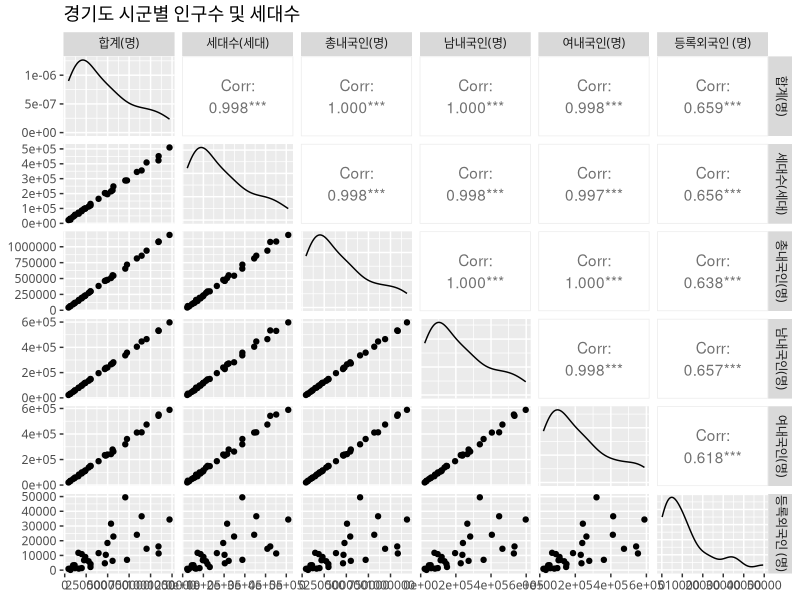
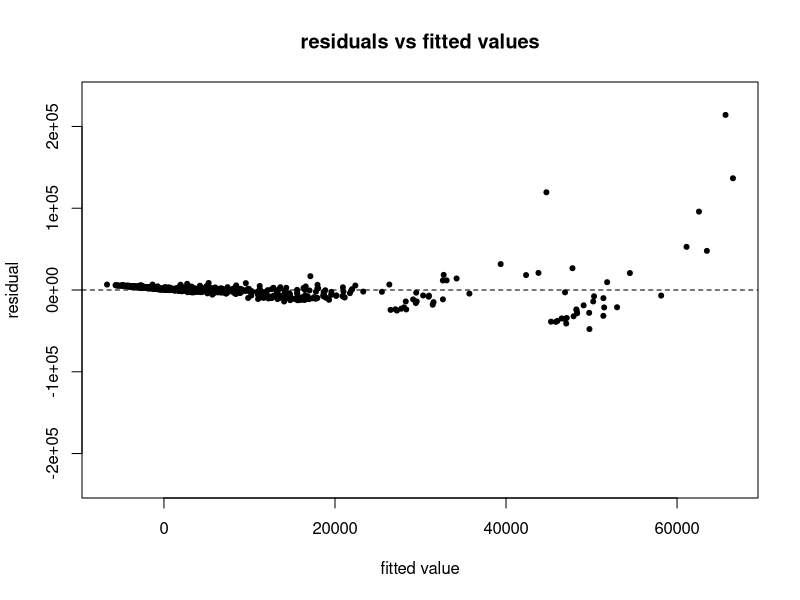
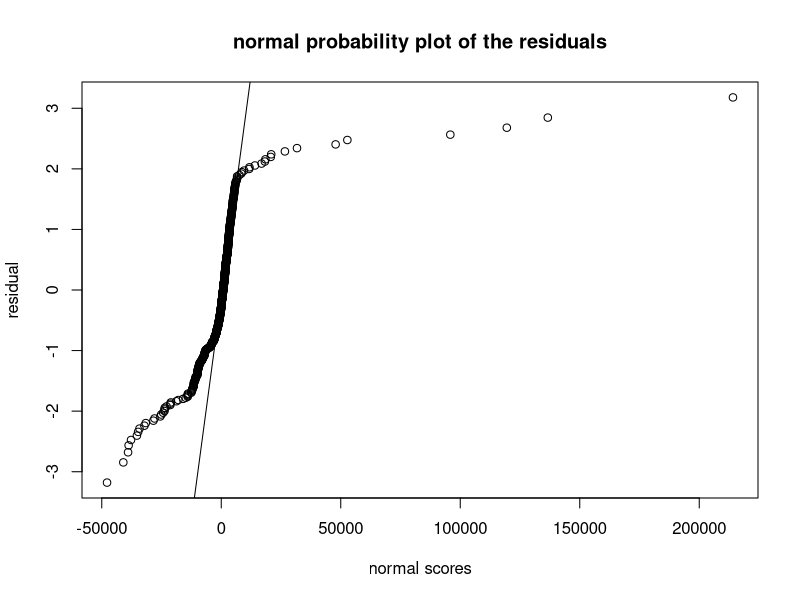
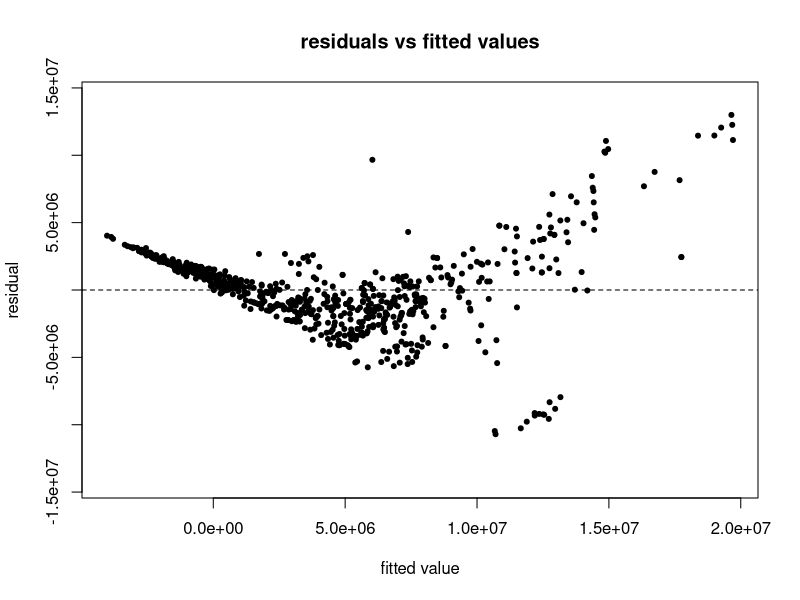
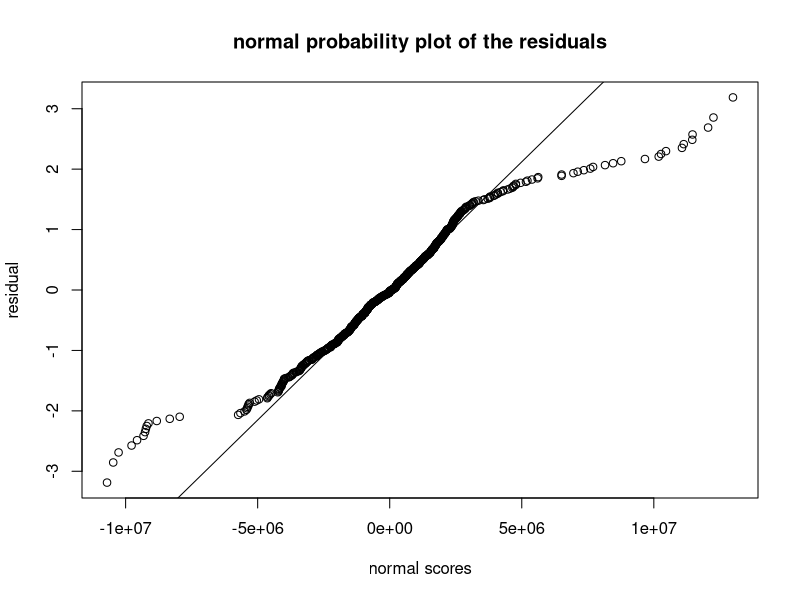
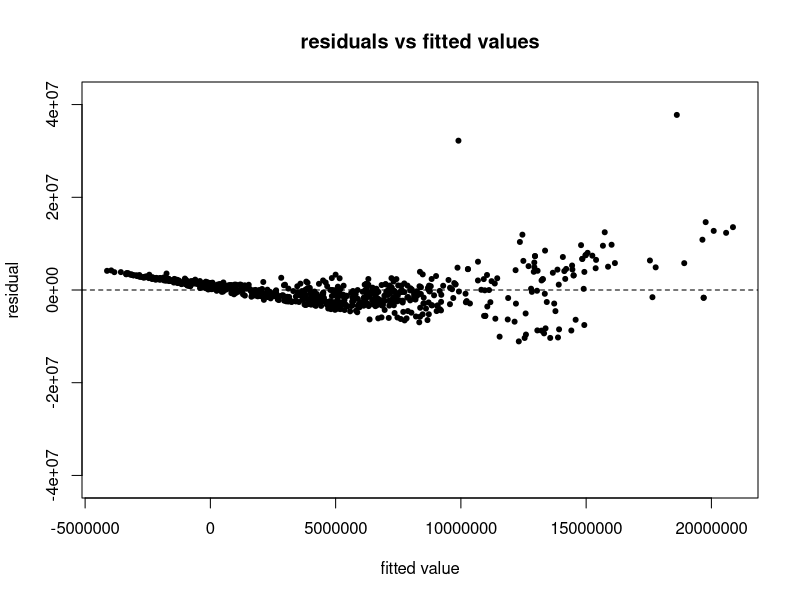
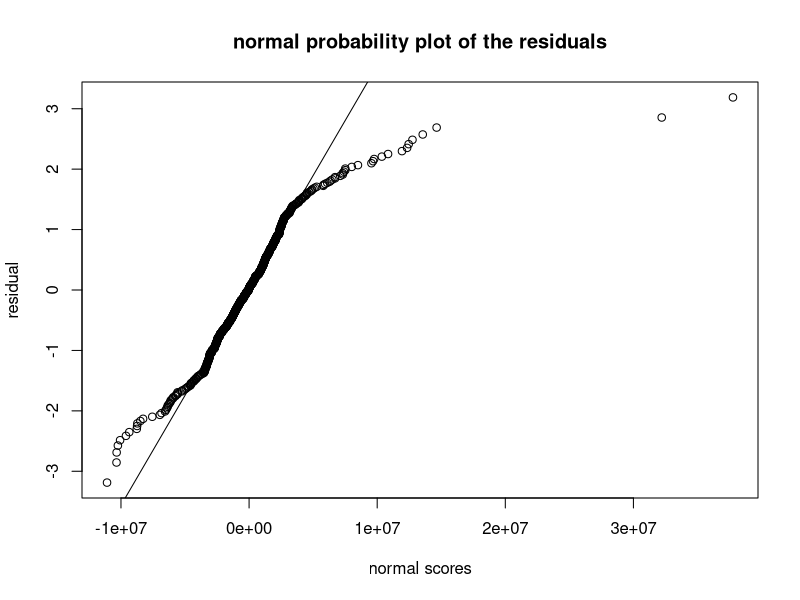
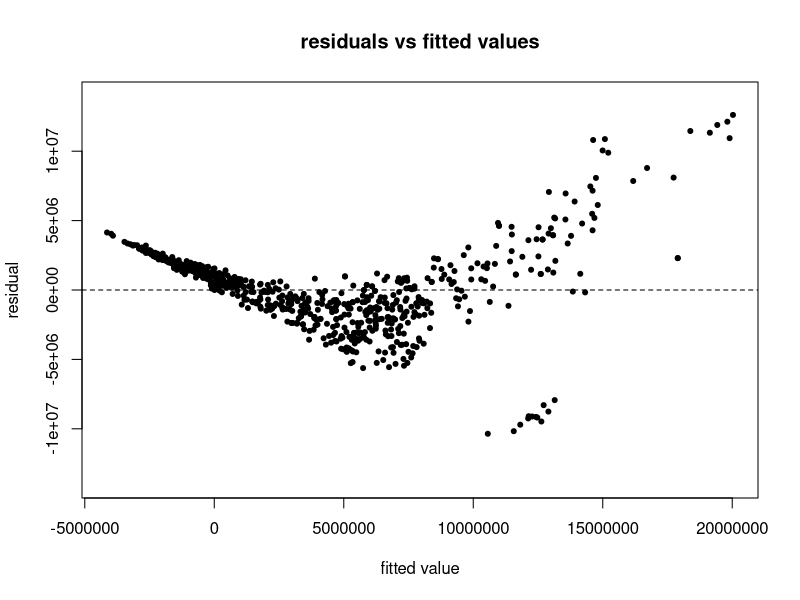

These charts were generated, in order, by the following R code: (Note: this script raises an error after producing the figures.)
## ---- chunk 1
library(tidyverse)
library(car)
library(GGally)
theme_set(theme_grey(base_family='NanumGothic'))


original_data = read_csv('./data/local_currency.csv',locale=locale('ko',encoding='euc-kr'))


original_pop = read_csv('./data/gg_population.csv')
        # 2021.02 기준
## ---- chunk 2
original_pop[2:nrow(original_pop),3:ncol(original_pop)] %>%
  ggpairs(title="경기도 시군별 인구수 및 세대수") 

covid_before_after = str_remove(original_data$기준년월, "-") %>%
  as.numeric() >= 202004

data = original_data %>%
  select(c("시군명", "기준년월", "월별카드발행수량(건)", "월별카드충전액(천원)", "월별카드사용액(천원)")) %>%
  mutate(covid=if_else(covid_before_after, 'after', 'before'))


original_pop %>% colnames()
  # 현재 총 인구 합계로 표준화
pop = original_pop %>%
  select(c("시군구별(1)", "세대수(세대)")) %>%
  rename(시군명=`시군구별(1)`, total=`세대수(세대)`)


skimr::skim(pop)


div_data = data %>%  mutate_at(vars(-시군명, -기준년월, -covid), funs(. / `월별카드발행수량(건)` ))



# 표준화
stand_data = data %>% left_join(pop, by='시군명') %>%  mutate_at(vars(-시군명, -기준년월, -covid), funs(. / total))


## ---- chunk 3
skimr::skim(data)
skimr::skim(stand_data)
## ---- chunk 4

rcbd_card = aov(`월별카드발행수량(건)`~시군명+covid+기준년월, data=data)
summary(rcbd_card)
rcbd_card_use = aov(`월별카드사용액(천원)`~시군명+covid+기준년월, data=data)
summary(rcbd_card_use)

rcbd_card_charge = aov(`월별카드충전액(천원)`~시군명+covid+기준년월, data=data)
summary(rcbd_card_charge)

## ---- chunk 5

residuals = resid(rcbd_card)
fitted = fitted(rcbd_card)
plot(fitted, residuals, pch=20, ylim=c(-1.1,1.1)*max(abs(residuals)),
     xlab = 'fitted value', ylab='residual', main='residuals vs fitted values')
abline(0,0,lty=2)


## ---- chunk 6
qqnorm(residuals, datax=T, ylab='normal scores',
       xlab='residual', main='normal probability plot of the residuals')
qqline(residuals, datax = T)
## ---- chunk 7

residuals_use = resid(rcbd_card_use)
fitted_use = fitted(rcbd_card_use)
plot(fitted_use, residuals_use, pch=20, ylim=c(-1.1,1.1)*max(abs(residuals_use)),
     xlab = 'fitted value', ylab='residual', main='residuals vs fitted values')
abline(0,0,lty=2)


## ---- chunk 8
qqnorm(residuals_use, datax=T, ylab='normal scores',
       xlab='residual', main='normal probability plot of the residuals')
qqline(residuals_use, datax = T)
## ---- chunk 9
residuals_charge = resid(rcbd_card_charge)
fitted_charge  = fitted(rcbd_card_charge)
plot(fitted_charge , residuals_charge , pch=20, ylim=c(-1.1,1.1)*max(abs(residuals_charge )),
     xlab = 'fitted value', ylab='residual', main='residuals vs fitted values')
abline(0,0,lty=2)


## ---- chunk 10
qqnorm(residuals_charge , datax=T, ylab='normal scores',
       xlab='residual', main='normal probability plot of the residuals')
qqline(residuals_charge , datax = T)

## ---- chunk 11

div_rcbd_card = aov(`월별카드발행수량(건)`~시군명+covid+기준년월, data=div_data)
summary(div_rcbd_card)
div_rcbd_card_use = aov(`월별카드사용액(천원)`~시군명+covid+기준년월, data=div_data)
summary(div_rcbd_card_use)
div_rcbd_card_charge = aov(`월별카드충전액(천원)`~시군명+covid+기준년월, data=div_data)
summary(div_rcbd_card_charge)

## ---- chunk 12

div_residuals_use = resid(div_rcbd_card_use)
div_fitted_use = fitted(div_rcbd_card_use)
plot(div_fitted_use, div_residuals_use, pch=20, ylim=c(-1.1,1.1)*max(abs(div_residuals_use)),
     xlab = 'fitted value', ylab='residual', main='residuals vs fitted values')
abline(0,0,lty=2)


## ---- chunk 13
qqnorm(div_residuals_use, datax=T, ylab='normal scores',
       xlab='residual', main='normal probability plot of the residuals')
qqline(residuals_use, datax = T)
## ---- chunk 14
div_residuals_charge = resid(div_rcbd_card_charge)
div_fitted_charge  = fitted(div_rcbd_card_charge)
plot(div_fitted_charge , div_residuals_charge , pch=20, ylim=c(-1.1,1.1)*max(abs(div_residuals_charge )),
     xlab = 'fitted value', ylab='residual', main='residuals vs fitted values')
abline(0,0,lty=2)


## ---- chunk 15
qqnorm(div_residuals_charge , datax=T, ylab='normal scores',
       xlab='residual', main='normal probability plot of the residuals')
qqline(div_residuals_charge , datax = T)

## ---- chunk 16

leveneTest(`월별카드발행수량(건)`~시군명, data=data)
leveneTest(`월별카드사용액(천원)`~시군명, data=data)
leveneTest(`월별카드충전액(천원)`~시군명, data=data)


leveneTest(`월별카드발행수량(건)`~시군명, data=div_data)
leveneTest(`월별카드사용액(천원)`~시군명, data=div_data)
leveneTest(`월별카드충전액(천원)`~시군명, data=div_data)

leveneTest(`월별카드발행수량(건)`~시군명, data=stand_data)
leveneTest(`월별카드사용액(천원)`~시군명, data=stand_data)
leveneTest(`월별카드충전액(천원)`~시군명, data=stand_data)
## ---- chunk 17

stand_rcbd_card = aov(`월별카드발행수량(건)`~시군명*covid+기준년월, data=stand_data)
summary(stand_rcbd_card)
stand_rcbd_card_use = aov(`월별카드사용액(천원)`~시군명*covid+기준년월, data=stand_data)
summary(stand_rcbd_card_use)
stand_rcbd_card_charge = aov(`월별카드충전액(천원)`~시군명*covid+기준년월, data=stand_data)
summary(stand_rcbd_card_charge)

## ---- chunk 18

stand_residuals = resid(stand_rcbd_card)
stand_fitted = fitted(stand_rcbd_card)
plot(stand_fitted, stand_residuals, pch=20, ylim=c(-1.1,1.1)*max(abs(stand_residuals)),
     xlab = 'fitted value', ylab='residual', main='residuals vs fitted values')
abline(0,0,lty=2)


## ---- chunk 19
qqnorm(stand_residuals, datax=T, ylab='normal scores',
       xlab='residual', main='normal probability plot of the residuals')
qqline(stand_residuals, datax = T)
## ---- chunk 20

stand_residuals_use = resid(stand_rcbd_card_use)
stand_fitted_use = fitted(stand_rcbd_card_use)
plot(stand_fitted_use, stand_residuals_use, pch=20, ylim=c(-1.1,1.1)*max(abs(stand_residuals_use)),
     xlab = 'fitted value', ylab='residual', main='residuals vs fitted values')
abline(0,0,lty=2)


## ---- chunk 21
qqnorm(stand_residuals_use, datax=T, ylab='normal scores',
       xlab='residual', main='normal probability plot of the residuals')
qqline(stand_residuals_use, datax = T)
## ---- chunk 22
stand_residuals_charge = resid(stand_rcbd_card_charge)
stand_fitted_charge  = fitted(stand_rcbd_card_charge)
plot(stand_fitted_charge , stand_residuals_charge , pch=20, ylim=c(-1.1,1.1)*max(abs(stand_residuals_charge)),
     xlab = 'fitted value', ylab='residual', main='residuals vs fitted values')
abline(0,0,lty=2)


## ---- chunk 23
qqnorm(stand_residuals_charge , datax=T, ylab='normal scores',
       xlab='residual', main='normal probability plot of the residuals')
qqline(stand_residuals_charge , datax = T)

## ---- chunk 24
coef = stand_rcbd_card$coefficients%>% as.data.frame()

rownames(coef)
a = tibble(name=rownames(coef)[str_detect(rownames(coef), ':covid')],
       coef=coef[str_detect(rownames(coef), ':covid'),]) %>%
  arrange(coef)


coef = stand_rcbd_card_use$coefficients %>% as.data.frame()

b = tibble(name=rownames(coef)[str_detect(rownames(coef), ':covid')],
       coef=coef[str_detect(rownames(coef), ':covid'),]) %>%
  arrange(coef)



coef = stand_rcbd_card_charge$coefficients %>% as.data.frame()

c = tibble(name=rownames(coef)[str_detect(rownames(coef), ':covid')],
       coef=coef[str_detect(rownames(coef), ':covid'),]) %>%
  arrange(coef)

## ---- chunk 25
tukey_stand_rcbd_card = TukeyHSD(x=stand_rcbd_card, '시군명', conf.level=0.95)
tukey_stand_rcbd_card_use = TukeyHSD(x=stand_rcbd_card_use, '시군명', conf.level=0.95)
tukey_stand_rcbd_card_charge = TukeyHSD(x=stand_rcbd_card_charge, '시군명', conf.level=0.95)


plot_tukey = function(tukey, str){
  rowname_vector = rownames(tukey$시군명) 
  tukey$시군명 = tukey$시군명[str_detect(rowname_vector, str),]
  print(tukey$시군명)
  plot(tukey, las=1, tcl=-.3, col="brown")
}

par(family = 'NanumGothic')

par(mar=c(3,7,3,3))

windows.options(width=400, height=600)

plot_tukey(tukey_stand_rcbd_card, '수원')
plot_tukey(tukey_stand_rcbd_card, '연천')

par(mfrow=c(1,3))

plot_tukey(tukey_stand_rcbd_card_use, '수원')
plot_tukey(tukey_stand_rcbd_card_use, '연천')
plot_tukey(tukey_stand_rcbd_card_use, '성남')

plot_tukey(tukey_stand_rcbd_card_charge, '수원')
plot_tukey(tukey_stand_rcbd_card_charge, '연천')
plot_tukey(tukey_stand_rcbd_card_charge, '성남')

## ---- chunk 26
library(lme4)

rand_stand_rcbd_card_use = lmer(`월별카드사용액(천원)` ~ 시군명 * covid + (1 | 기준년월), data=stand_data)
summary(rand_stand_rcbd_card_use)


anova(rand_stand_rcbd_card_use)


  
rand_stand_rcbd_card_charge = lmer(`월별카드충전액(천원)` ~ 시군명 * covid + (1 | 기준년월), data=stand_data)
summary(rand_stand_rcbd_card_charge)


anova(rand_stand_rcbd_card_charge)
## ---- chunk 27
rand_stand_rcbd_card_use

coef = stand_rcbd_card_charge$coefficients %>% as.data.frame()

c = tibble(name=rownames(coef)[str_detect(rownames(coef), ':covid')],
       coef=coef[str_detect(rownames(coef), ':covid'),]) %>%
  arrange(coef)




coef = stand_rcbd_card_charge$coefficients %>% as.data.frame()

c = tibble(name=rownames(coef)[str_detect(rownames(coef), ':covid')],
       coef=coef[str_detect(rownames(coef), ':covid'),]) %>%
  arrange(coef)
